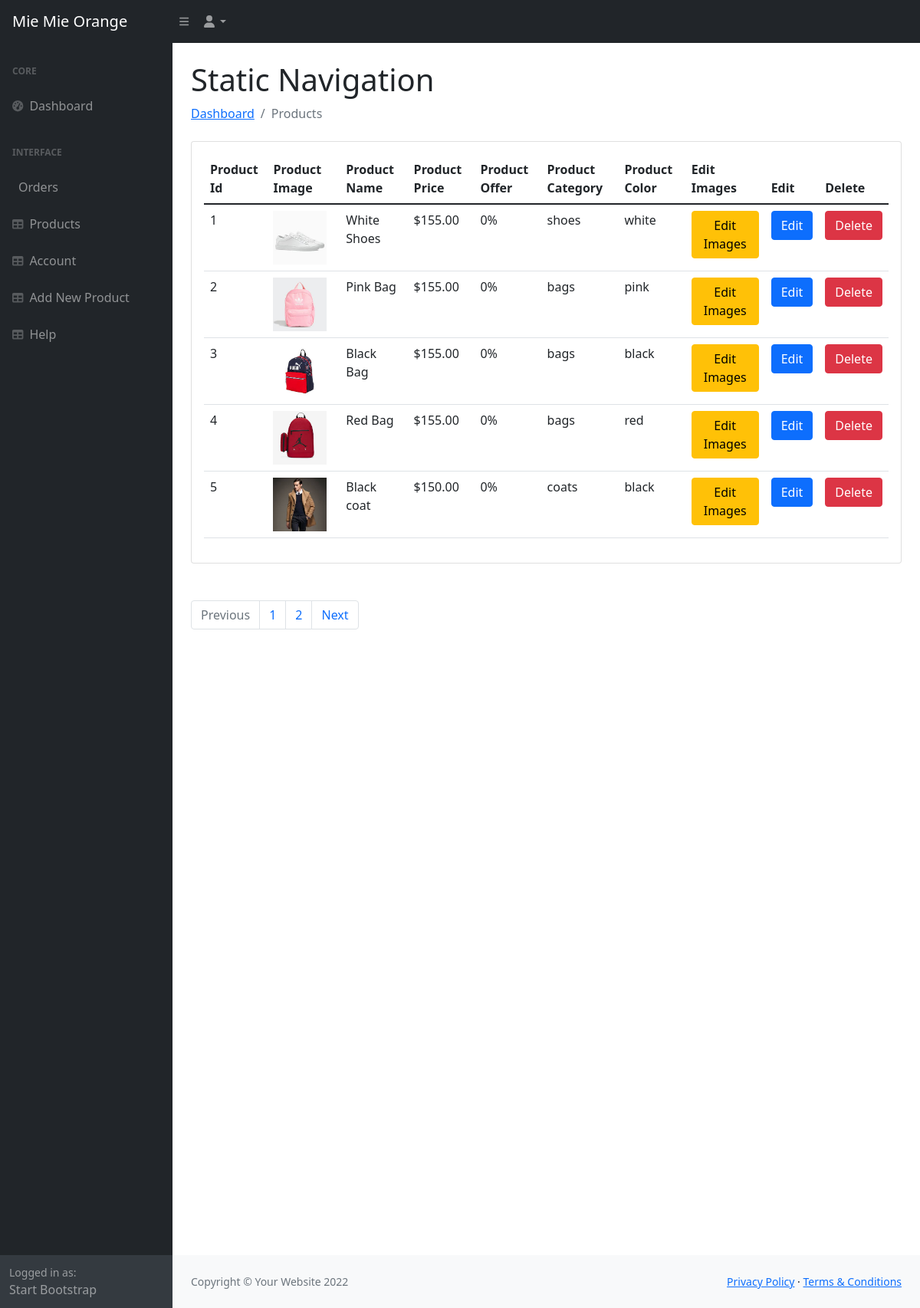
/admin/product.php (signed in), run on the app's committed database.
### tables this page shows
CREATE TABLE `products` (
  `product_id` int(11) NOT NULL,
  `product_name` varchar(100) NOT NULL,
  `product_category` varchar(100) NOT NULL,
  `product_description` varchar(255) NOT NULL,
  `product_image` varchar(255) NOT NULL,
  `product_image2` varchar(255) NOT NULL,
  `product_image3` varchar(255) NOT NULL,
  `product_image4` varchar(255) NOT NULL,
  `product_price` decimal(6,2) NOT NULL,
  `product_special_offer` int(2) NOT NULL,
  `product_color` varchar(100) NOT NULL
);

### admin/product.php (the view, shortened to what this page needs)
<?php include('header.php'); ?>
    <?php
                if(isset($_GET['page_no']) && $_GET['page_no'] !=""){
                    $page_no = $_GET['page_no'];
                }else{
                    $page_no = 1;
                }
                $stmt1 = $conn->prepare("SELECT COUNT(*) As total_records FROM products");
                $stmt1->execute();
                $stmt1->bind_result($total_records);
                $total_records_per_page = 5;
                $offset = ($page_no -1) * $total_records_per_page;
                $total_no_of_pages = ceil($total_records/$total_records_per_page);
                $stmt2 = $conn->prepare("SELECT * FROM products LIMIT $offset, $total_records_per_page");
                $stmt2->execute();
                $products = $stmt2->get_result();
    ?>
        <div id="layoutSidenav">
            <div id="layoutSidenav_nav">
                <nav class="sb-sidenav accordion sb-sidenav-dark" id="sidenavAccordion">
                    <div class="sb-sidenav-menu">
                        <div class="nav">
                            <div class="sb-sidenav-menu-heading">Core</div>
                            <a class="nav-link" href="index.php">
                                <div class="sb-nav-link-icon"><i class="fas fa-tachometer-alt"></i></div>
                                Dashboard
                            </a>
                            <div class="sb-sidenav-menu-heading">Interface</div>
                            <a class="nav-link" href="order.php">
                                Orders
                            </a>
                            <a class="nav-link" href="product.php">
                                <div class="sb-nav-link-icon"><i class="fas fa-table"></i></div>
                                Products
                            </a>
                            <a class="nav-link" href="account.php">
                                <div class="sb-nav-link-icon"><i class="fas fa-table"></i></div>
                                Account
                            </a>
                            <a class="nav-link" href="add_product.php">
                                <div class="sb-nav-link-icon"><i class="fas fa-table"></i></div>
                                Add New Product
                            </a>
                            <a class="nav-link" href="help.php">
                                <div class="sb-nav-link-icon"><i class="fas fa-table"></i></div>
                                Help
                            </a>
                        </div>
                    </div>
                    <div class="sb-sidenav-footer">
                        <div class="small">Logged in as:</div>
                        Start Bootstrap
                    </div>
                </nav>
            </div>
            <div id="layoutSidenav_content">
                <main>
                    <div class="container-fluid px-4">
                        <h1 class="mt-4">Static Navigation</h1>
                        <ol class="breadcrumb mb-4">
                            <li class="breadcrumb-item"><a href="index.php">Dashboard</a></li>
                            <li class="breadcrumb-item active">Products </li>
                        </ol>
                <div class="card mb-4">
                    <div class="card-body">
                        <table class="table">
                            <thead>
                                <tr>
                                <th scope="col">Product Id</th>
                                <th scope="col">Product Image</th>
                                <th scope="col">Product Name</th>
                                <th scope="col">Product Price</th>
                                <th scope="col">Product Offer</th>
                                <th scope="col">Product Category</th>
                                <th scope="col">Product Color</th>
                                <th scope="col">Edit Images</th>
                                <th scope="col">Edit</th>
                                <th scope="col"> Delete</th>
                                </tr>
                            </thead>
                            <tbody>
                                <?php foreach ($products as $product) { ?>
                                <tr>
                                <td><?php echo $product['product_id']; ?></td>
                                <td><img src="<?php echo "../assets/imgs/".$product['product_image']; ?>" style="width: 70px; height:70px;" /></td>
                                <td><?php echo $product['product_name']; ?></td>
                                <td><?php echo "$".$product['product_price']; ?></td>
                                <td><?php echo $product['product_special_offer'] ."%"; ?></td>
                                <td><?php echo $product['product_category']; ?></td>
                                <td><?php echo $product['product_color']; ?></td>
                                <td><a class="btn btn-warning" href="<?php echo "edit_images.php?product_id=".$product['product_id']."&product_name=".$product['product_name']; ?>">Edit Images</a></td>
                                <td><a class="btn btn-primary" href="edit_product.php?product_id=<?php echo $product['product_id']; ?>">Edit </a></td>
                                <td><a class="btn btn-danger" href="delete_product.php?product_id=<?php echo $product['product_id']; ?>">Delete </a></td>
                                </tr>
                                <?php } ?>
                            </tbody>
                            </table>
                    </div>
                </div>
                    <nav aria-label="Page navigation example" class="mx-auto">
                    <ul class="pagination mt-5 mx-auto">
                        <li class="page-item <?php if($page_no<=1){echo 'disabled';} ?> ">
                        <a class="page-link" href="<?php if($page_no<=1){echo "#";}else {echo "?page_no=".($page_no - 1);}?>">Previous</a>
                        </li>
                        <li class="page-item"><a class="page-link" href="?page_no=1">1</a></li>
                        <li class="page-item"><a class="page-link" href="?page_no=2">2</a></li>
                        <li class="page-item <?php if($page_no>= $total_no_of_pages){echo 'disabled';} ?> ">
                            <a class="page-link" href="<?php if($page_no>= $total_no_of_pages){echo "#";}else {echo "?page_no=".($page_no + 1);}?>">Next</a></li>
                    </ul>
                </nav>
                        <div style="height: 100vh"></div>
                    </div>
                </main>
                <footer class="py-4 bg-light mt-auto">
                    <div class="container-fluid px-4">
                        <div class="d-flex align-items-center justify-content-between small">
                            <div class="text-muted">Copyright &copy; Your Website 2022</div>
                            <div>
                                <a href="#">Privacy Policy</a>
                                &middot;
                                <a href="#">Terms &amp; Conditions</a>
                            </div>
                        </div>
                    </div>
                </footer>
            </div>
        </div>
    </body>
</html>

### data on the page
products: product_id "1", product_image (picture), product_name "White Shoes", product_price "155.00", product_special_offer "0", product_category "shoes", product_color "white"
products: product_id "2", product_image (picture), product_name "Pink Bag", product_price "155.00", product_special_offer "0", product_category "bags", product_color "pink"
products: product_id "3", product_image (picture), product_name "Black Bag", product_price "155.00", product_special_offer "0", product_category "bags", product_color "black"
products: product_id "4", product_image (picture), product_name "Red Bag", product_price "155.00", product_special_offer "0", product_category "bags", product_color "red"
products: product_id "5", product_image (picture), product_name "Black coat", product_price "150.00", product_special_offer "0", product_category "coats", product_color "black"
